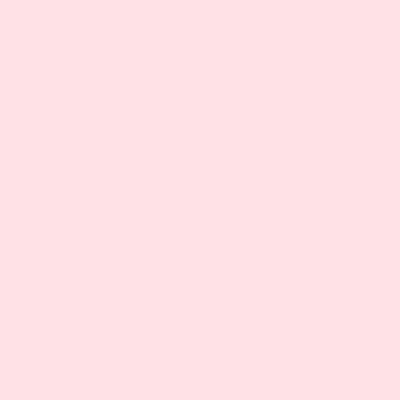
Frame 1 (no input)
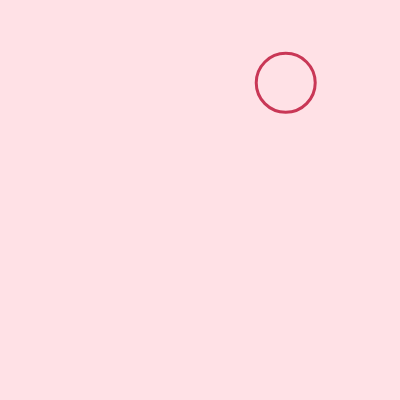
Frame 60 (no input)
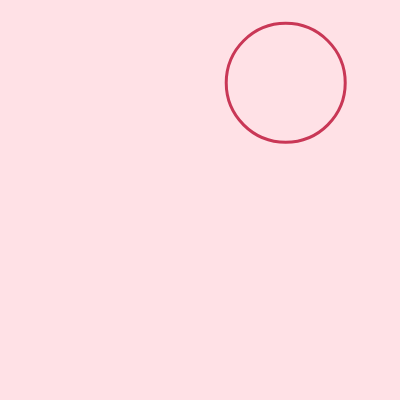
Frame 120 (the mouse pressed at the canvas centre since frame 60)

The p5.js sketch that drew these frames (run headless with seeded random() and noise() and a simulated clock; from frame 60 on, the mouse is pressed at the canvas centre):

// p5.js sketch
// ── sketch.js
let bubbles = [];

function setup() {
	createCanvas(400,400);
	bubbles.push(new Bubble);
}

function draw() {
	background(255,225,230)
	
	for(let i=0; i<bubbles.length;i++){
		bubbles[i].show();
	}
	if(checkwalls() || checkOtherBubbles()){
		bubbles.push(new Bubble);
	}
	bubbles[bubbles.length-1].grow();
	
	
}

function checkwalls(){
	if(bubbles[bubbles.length-1].x+(bubbles[bubbles.length-1].r/2)>=width){
		return true;
	}
	else if(bubbles[bubbles.length-1].x-(bubbles[bubbles.length-1].r/2)<=0){
		return true;
	}
	else if(bubbles[bubbles.length-1].y+(bubbles[bubbles.length-1].r/2)>=height){
		return true;
	}
	else if(bubbles[bubbles.length-1].y-(bubbles[bubbles.length-1].r/2)<=0){
		return true;
	}
	else{
		return false;
	}
	
}

function checkOtherBubbles(){
	for(let i=0; i<bubbles.length;i++){
		if(i!=bubbles.length-1){
			if(dist(bubbles[i].x, bubbles[i].y, bubbles[bubbles.length-1].x, bubbles[bubbles.length-1].y)>=((bubbles[bubbles.length-1].r+bubbles[i].r)/2)){
				return true;
			}
		}
	}
}

function Bubble(){
	this.x = random(width);
	this.y = random(height);
	this.r = 0;
	
	
	this.grow = function(){
		this.r++
	}
	
	this.show = function(){
		noFill()
		stroke(201,55,86);
		strokeWeight(3)
		ellipse(this.x,this.y,this.r,this.r)
	}
}
